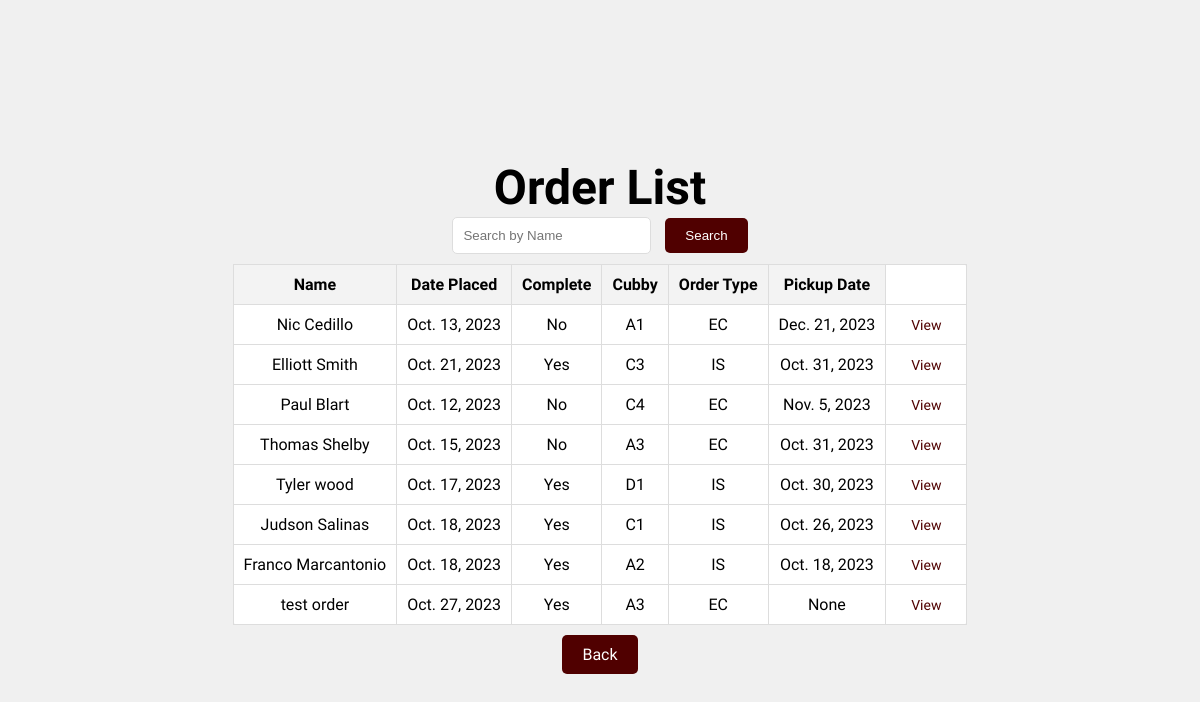
The app's page /viewOrders, older data.
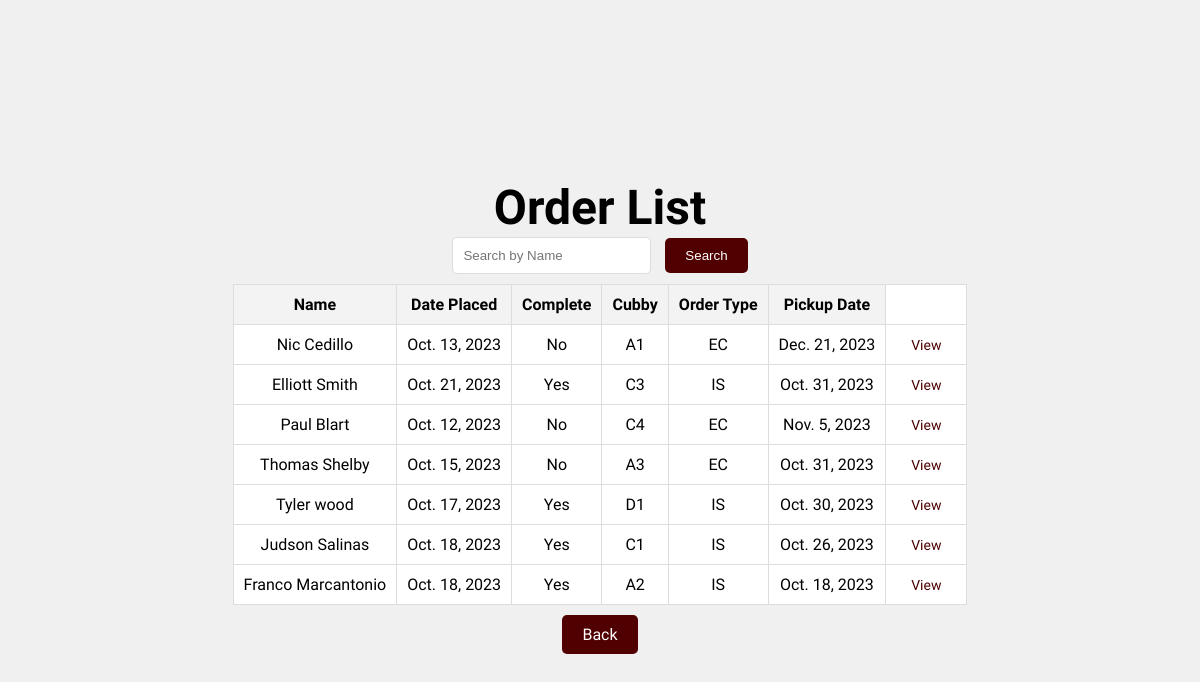
The same page, newer data.
### manager/models.py (models this page shows, shortened)
class Order(models.Model):
    name = models.CharField(max_length=100)
    datePlaced = models.DateField()
    complete = models.BooleanField()
    cubby = models.ForeignKey(Cubby, on_delete=models.CASCADE)
    orderType = models.ForeignKey(OrdType, on_delete=models.CASCADE)
    pickupDate = models.DateField(null=True)

class Cubby(models.Model):
    location = models.CharField(max_length=2)
    def __str__(self):
        return self.location

class OrdType(models.Model):
    type = models.CharField(max_length=2)
    def __str__(self):
        return self.type

### manager/views.py (the view)
# urls.py: path("viewOrders", views.viewOrders, name='viewOrders'),
def viewOrders(request):
    orders = Order.objects.all()
    searchForm = OrderSearchForm(request.GET)
    if(searchForm.is_valid()):
        name = searchForm.cleaned_data.get('name')
        if name:
            orders = orders.filter(name__icontains=name) # case insensitive
    return render(request, 'viewOrders.html', {'orders': orders, 'searchForm': searchForm})

### manager/forms.py
class OrderSearchForm(forms.Form):
    name = forms.CharField(label="Name to Search", max_length = 100, required=False)

### manager/templates/viewOrders.html (shortened to what this page needs)
<!DOCTYPE html>
<html>
<head>
</head>
<body>
    <div class="title">
        <h1>Order List</h1>
    </div>
    <div class="search-bar">
        <form method="GET" action="{% url 'viewOrders' %}">
            <input type="text" name="name" class="search-input" placeholder="Search by Name">
            <button type="submit" class="search-button">Search</button>
        </form>
    </div>
    <div class="order-container">
        <table class="order-table">
            <thead>
                <tr>
                    <th>Name</th>
                    <th>Date Placed</th>
                    <th>Complete</th>
                    <th>Cubby</th>
                    <th>Order Type</th>
                    <th>Pickup Date</th>
                </tr>
            </thead>
            <tbody>
                {% for order in orders %}
                <tr>
                    <td>{{ order.name }}</td>
                    <td>{{ order.datePlaced }}</td>
                    <td>{% if order.complete %}Yes{% else %}No{% endif %}</td>
                    <td>{{ order.cubby }}</td>
                    <td>{{ order.orderType }}</td>
                    <td>{{ order.pickupDate }}</td>
                    <td>
                        <a class="view-link" href="{% url 'order_detail' order.pk %}">View</a>
                    </td>
                </tr>
                {% endfor %}
            </tbody>
        </table>
    </div>
    <a class="back-link" href="/">Back</a>
</body>
</html>

Row changes from the older to the newer data that the page shows:
removed Order: name "test order", datePlaced "Oct. 27, 2023", complete "Yes", cubby "A3", orderType "EC", pickupDate "None"
